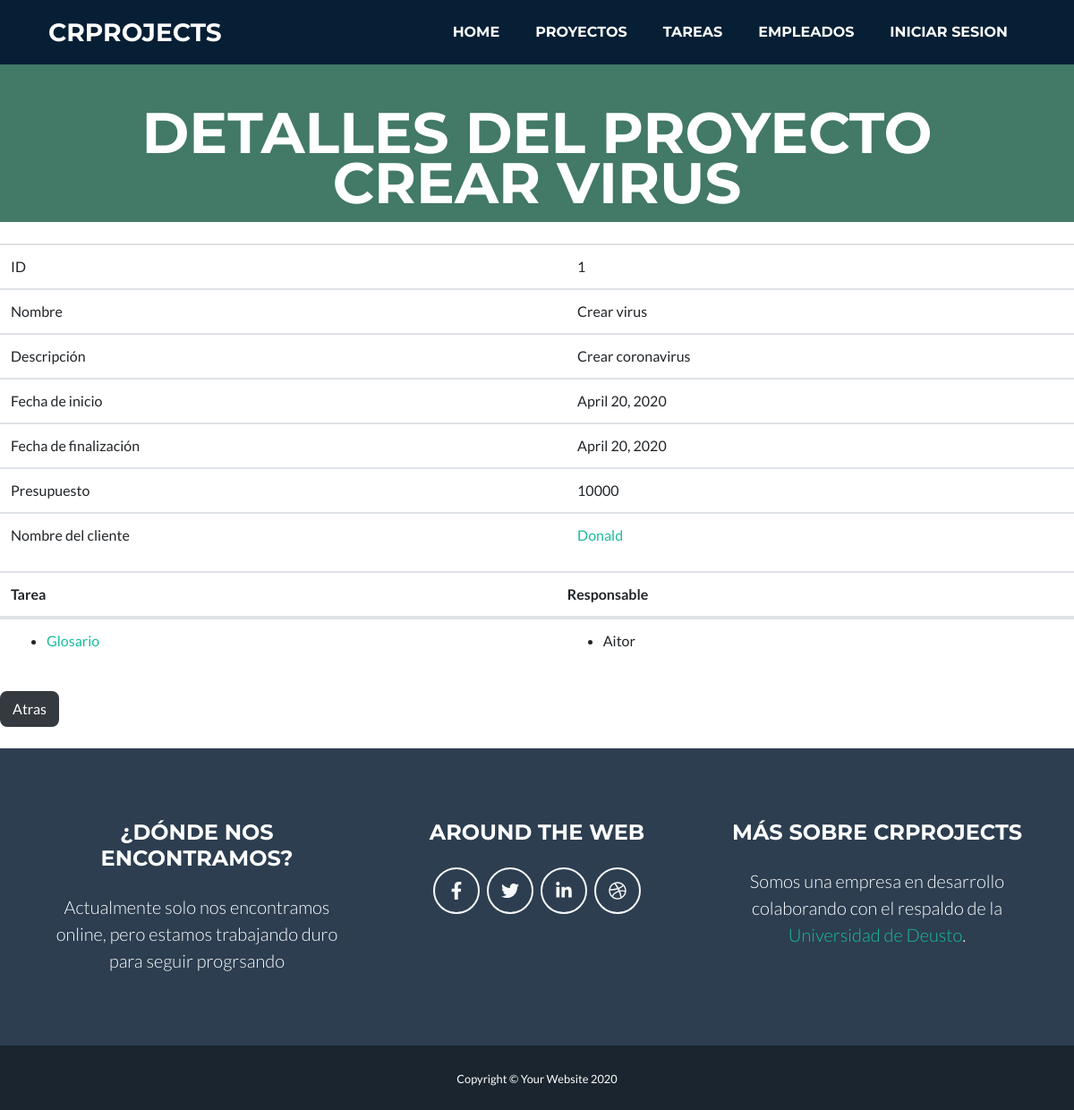
Page /appGestorProyectos/proyecto/1/ on the committed database.
### appGestorProyectos/models.py (models this page shows, shortened)
class Proyecto(models.Model):
    nombre = models.CharField(max_length=50)
    descripcion = models.TextField(max_length=200)
    fecha_inicio = models.DateField(("Date"), default=date.today)
    fecha_fin = models.DateField(("Date"), default=date.today)
    presupuesto = models.IntegerField(default=0)
    nombre_cliente = models.CharField(max_length=20, default="")
    apellidos_cliente = models.CharField(max_length=50, default="")
    email_cliente = models.EmailField(max_length=100, default="")
    telefono_cliente = models.IntegerField(default=0)
    tarea = models.ManyToManyField(Tarea)
    responsable = models.ForeignKey(Empleado, on_delete=models.CASCADE)

class Tarea(models.Model):
    nombre = models.CharField(max_length=50)
    descripcion = models.TextField(max_length=200)
    fecha_inicio = models.DateField(("Date"), default=date.today)
    fecha_fin = models.DateField(("Date"), default=date.today)
    responsable = models.ForeignKey(Empleado, on_delete=models.CASCADE, default="")
    prioridad_tarea_choices = (
        ('', ''),
        ('Urgente', 'Urgente'),
        ('Alta', 'Alta'),
        ('Moderada', 'Moderada'),
        ('Baja', 'Baja'),
    )
    nivel_prioridad = models.CharField(choices=prioridad_tarea_choices, default='', max_length=20)
    notas = models.TextField(max_length=300)
    estado_tarea_choices = (
        ('', ''),
        ('Abierta', 'Abierta'),
        ('Asignada', 'Asignada'),
        ('En proceso', 'En proceso'),
        ('Finalizada', 'Finalizada'),
    )
    estado_tarea = models.CharField(choices=estado_tarea_choices, default='', max_length=20)

class Empleado(models.Model):
    dni = models.CharField(max_length=9)
    nombre = models.CharField(max_length=50)
    apellidos = models.CharField(max_length=150)
    email = models.EmailField(max_length=254)
    telefono = models.IntegerField(default=0)
    imagen = models.ImageField(null=True, blank=True)
    def __str__(self):
        return f"{self.nombre}"

### appGestorProyectos/views.py (the view)
# urls.py: path('proyecto/<int:pk>/', views.ProyectoDetailView.as_view(), name='proyecto'),
class ProyectoDetailView(DetailView):
    model = Proyecto
    template_name = 'proyecto.html'
    def get_context_data(self, **kwargs):
        context = super(ProyectoDetailView, self).get_context_data(**kwargs)
        context['titulo_pagina'] = 'Detalles del proyecto'
        return context

### appGestorProyectos/templates/proyecto.html
{% extends 'index.html' %}
{% load static %}
{% block header %}
    <header class="masthead bg-primary text-white text-center">
        <div class="container d-flex align-items-center flex-column">
            <h1 class="masthead-heading text-uppercase mb-0">Detalles del proyecto {{ proyecto.nombre }}</h1>
        </div>
    </header>
{% endblock %}
{% block main %}
<br>
<table class="table">
    <tr>
        <td>ID</td>
        <td>{{ proyecto.id }}</td>
    </tr>
    <tr>
        <td>Nombre</td>
        <td>{{ proyecto.nombre }}</td>
    </tr>
    <tr>
        <td>Descripción</td>
        <td>{{ proyecto.descripcion }}</td>
    </tr>
    <tr>
        <td>Fecha de inicio</td>
        <td>{{ proyecto.fecha_inicio }}</td>
    </tr>
    <tr>
        <td>Fecha de finalización</td>
        <td>{{ proyecto.fecha_fin }}</td>
    </tr>
    <tr>
        <td>Presupuesto</td>
        <td>{{ proyecto.presupuesto }}</td>
    </tr>
    <tr>
        <td>Nombre del cliente</td>
        <td><a href="{% url 'cliente' proyecto.id %}">{{ proyecto.nombre_cliente }}</a></td>
    </tr>
    <table class="table">
        <thead>
            <tr>
                <th>Tarea</th>
                <th>Responsable</th>
            </tr>
        </thead>
        <tbody>
            <tr>
                <td>
                    <ul>{% for tarea in object.tarea.all %}
                        <li><a href="{% url 'tarea' tarea.id %}">{{ tarea.nombre }}{% endfor %}</a></li>
                    </ul>
                </td>
                <td>
                    <ul>{% for tarea in object.tarea.all %}
                        <li>{{ tarea.responsable }}{% endfor %}</li>
                    </ul>
                </td>
            </tr>
        </tbody>
    </table>
</table>
<a class="btn btn-dark" href="javascript: history.go(-1)">Atras</a>
<br>
<br>
{% endblock %}

### rows in the picture
Proyecto: nombre "CREAR VIRUS", id "1", nombre "Crear virus", descripcion "Crear coronavirus", fecha_inicio "April 20, 2020", fecha_fin "April 20, 2020", presupuesto "10000", nombre_cliente "Donald"
Tarea: nombre "Glosario", responsable "Aitor"
